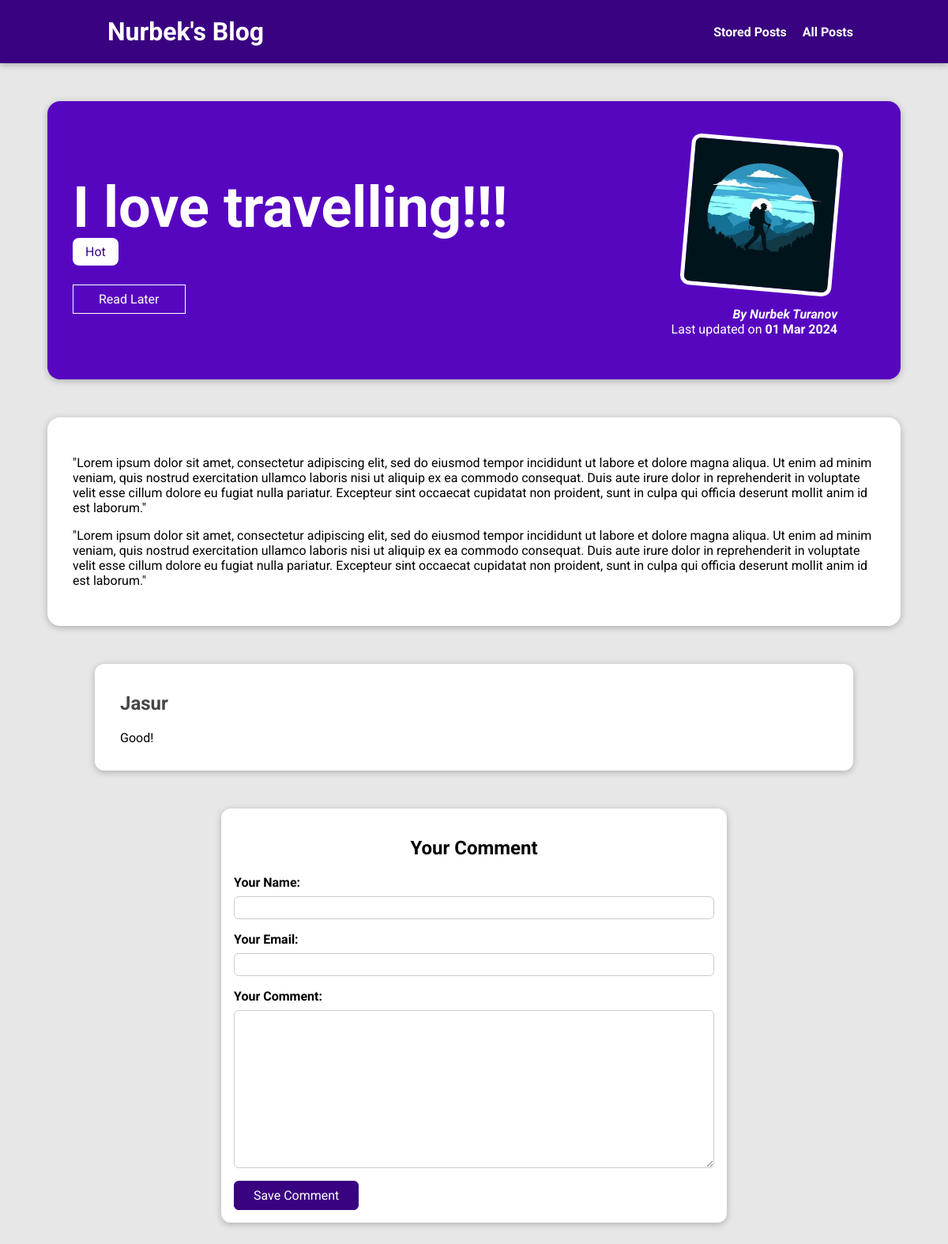
The app's page /posts/future with its own data.
### blog/models.py (models this page shows, shortened)
class Post(models.Model):
    title = models.CharField(max_length=150)
    excerpt = models.CharField(max_length=200)
    image = models.ImageField(upload_to="posts", null=True)
    date = models.DateField(auto_now=True)
    slug = models.SlugField(unique=True, db_index=True)
    content = models.TextField(validators=[MinLengthValidator(10)])
    author = models.ForeignKey(
        Author, on_delete=models.SET_NULL, null=True, related_name="posts"
    )
    tags = models.ManyToManyField(Tag)

class Tag(models.Model):
    caption = models.CharField(max_length=20)

class Author(models.Model):
    first_name = models.CharField(max_length=100)
    last_name = models.CharField(max_length=100)
    email_address = models.EmailField()
    def full_name(self):
        return f"{self.first_name} {self.last_name}"
    def __str__(self):
        return self.full_name()

class Comment(models.Model):
    user_name = models.CharField(max_length=120)
    user_email = models.EmailField()
    text = models.TextField(max_length=400)
    post = models.ForeignKey(Post, on_delete=models.CASCADE, related_name="comments")

### blog/views.py (the view, shortened to what this page needs)
# urls.py: path("posts/<slug:slug>", views.SinglePostView.as_view(), name="posts-detail-page"),
class SinglePostView(View):
    def is_stored_post(self, request, post_id):
        stored_posts = request.session.get("stored_posts")
        if stored_posts is not None:
            is_saved_for_later = post_id in stored_posts
        else:
            is_saved_for_later = False
        return is_saved_for_later
    def get(self, request, slug):
        post = Post.objects.get(slug=slug)
        context = {
            "post": post,
            "post_tags": post.tags.all(),
            "comment_form": CommentForm(),
            "comments": post.comments.all().order_by("-id"),
            "saved_for_later": self.is_stored_post(request, post.id),
        }
        return render(request, "blog/post-detail.html", context)

### blog/forms.py
class CommentForm(forms.ModelForm):
    class Meta:
        model = Comment
        exclude = ["post"]
        labels = {
            "user_name": "Your Name",
            "user_email": "Your Email",
            "text": "Your Comment",
        }

### blog/templates/blog/post-detail.html (shortened to what this page needs)
{% extends "base.html" %}
{% load static %}
{% block css_files %}
  <link rel="stylesheet" href="{% static "blog/post-detail.css" %}"/>
{% endblock %}
{% block content %}
  <section id="summary">
    <h2>{{ post.title }}</h2>
    <div>
      {% for tag in post_tags %}
        <span class="tag">{{ tag.caption }}</span>
      {% endfor %}
    </div>
    <div id="read-later">
      <form action="{% url "read-later" %}" method="POST">
        <button>
          {% if saved_for_later %}
            Remove from "Read Later" List
          {% else %}
            Read Later
          {% endif %}
        </button>
      </form>
    </div>
    <article>
      <img src="{{ post.image.url }}" alt="{{ post.title }}" />
      <address>By <a href="mailto:{{ post.author.email_address }}">{{ post.author }}</a></address>
      <div>
        Last updated on <time>{{ post.date|date:"d M Y"}}</time>
      </div>
    </article>
  </section>
  <main>
    {{ post.content|linebreaks }}
  </main>
  <section id="comments">
    <ul>
      {% for comment in comments %}
        <li>
          <h2>{{ comment.user_name }}</h2>
          <p>{{ comment.text|linebreaks }}</p>
        </li>
      {% endfor %}
    </ul>
  </section>
  <section id="comment-form">
    <h2>Your Comment</h2>
    <form action="{% url "posts-detail-page" post.slug %}" method="POST">
      {% for form_field in comment_form %}
        <div class="form-control {% if form_field.errors %}invalid{% endif %}">
          {{ form_field.label_tag }}
          {{ form_field }}
        </div>
      {% endfor %}
      <button>Save Comment</button>
    </form>
  </section>
{% endblock %}

### static/app.css (style rules this page uses)
* { box-sizing: border-box; }
html { font-family: 'Roboto', sans-serif; }
body { margin: 0; }
h1, h2, h3 { font-family: 'Roboto', sans-serif; font-weight: bold; }

### blog/static/blog/post-detail.css (style rules this page uses)
body { background-color: #e7e7e7; }
#summary { margin: 8rem auto 3rem auto; padding: 2rem; width: 90%; max-width: 90rem; border-radius: 16px; background-color: #5706c0; position: relative; box-shadow: 0 2px 8px rgba(0, 0, 0, 0.25); height: 22rem; }
#summary h2 { color: white; font-size: 4.5rem; margin-bottom: 0.25rem; }
#summary article { position: absolute; top: 2rem; right: 3rem; padding: 1rem 2rem; border-radius: 12px; text-align: right; color: white; }
#summary article img { width: 12rem; height: 12rem; border-radius: 12px; transform: rotateZ(5deg); border: 5px solid white; margin-bottom: 1rem; }
#summary address { font-weight: bold; }
#summary a { color: white; text-decoration: none; }
#summary time { font-weight: bolder; }
#read-later { margin: 2rem 0; }
#read-later button { background-color: transparent; border: 1px solid white; padding: 0.5rem 2rem; font: inherit; color: white; cursor: pointer; }
main { margin: 2rem auto 3rem auto; padding: 2rem; width: 90%; max-width: 90rem; border-radius: 16px; background-color: white; position: relative; box-shadow: 0 2px 8px rgba(0, 0, 0, 0.25); height: 100%; }
.tag { background-color: white; color: #390281; padding: 0.5rem 1rem; border-radius: 8px; }
#comment-form { margin: 3rem auto; width: 90%; max-width: 40rem; border-radius: 12px; background-color: white; box-shadow: 0 2px 8px rgba(0, 0, 0, 0.25); padding: 1rem; }
#comment-form button { font: inherit; background-color: #390281; color: white; border: 1px solid #390281; padding: 0.5rem 1.5rem; border-radius: 6px; cursor: pointer; }
#comment-form h2 { text-align: center; }
.form-control { margin-bottom: 1rem; }
.form-control label { font-weight: bold; margin-bottom: 0.5rem; display: block; }
.form-control input, .form-control textarea { display: block; width: 100%; font: inherit; padding: 0.25rem; border-radius: 6px; border: 1px solid #ccc; }
#comments { margin: 3rem auto; width: 90%; max-width: 60rem; border-radius: 12px; background-color: white; box-shadow: 0 2px 8px rgba(0, 0, 0, 0.25); padding: 1rem 2rem; }
#comments ul { list-style: none; margin: 0; padding: 0; }
#comments li { margin-bottom: 1rem; border-bottom: 2px solid #ccc; }
#comments li:last-of-type { border-bottom: none; }
#comments h2 { color: #464646; }

### records on screen
Post: title "I love travelling!!!", image (picture), author "Nurbek Turanov", date "01 Mar 2024", content "\"Lorem ipsum dolor sit amet, consectetur adipiscing elit, sed do eiusmod tempor incididunt ut labore et dolore magna aliqua. Ut enim ad minim veniam, quis nostrud exercitation ullamco laboris nisi ut aliquip ex ea commodo consequat. Duis aute irure dolor in reprehenderit in voluptate velit esse cillum dolore eu fugiat nulla pariatur. Excepteur sint occaecat cupidatat non proident, sunt in culpa qui officia deserunt mollit anim id est laborum.\" \"Lorem ipsum dolor sit amet, consectetur adipiscing elit, sed do eiusmod tempor incididunt ut labore et dolore magna aliqua. Ut enim ad minim veniam, quis nostrud exercitation ullamco laboris nisi ut aliquip ex ea commodo consequat. Duis aute irure…"
Tag: caption "Hot"
Comment: user_name "Jasur", text "Good!"
